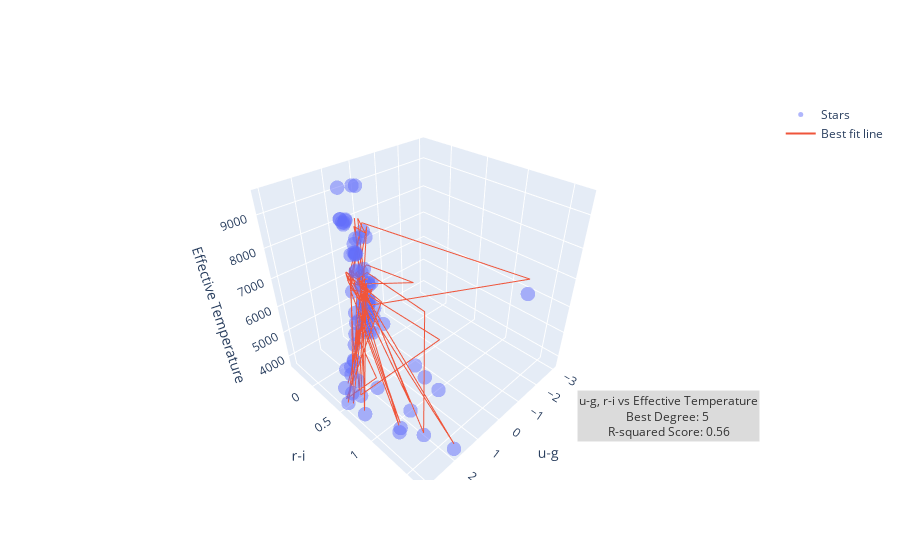

Notebook cell for this chart:
### Code cell
ug_ri = pd.DataFrame()
ug_ri = color_filters_df["u_g"] + color_filters_df["r_i"]

x_train, x_test, y_train, y_test = train_test_split(ug_ri, color_filters_df["temperature"], test_size=0.2, random_state=42) 
x_train_reshape = x_train.values.reshape(-1, 1) 
x_test_reshape = x_test.values.reshape(-1, 1)

u_g_x_train, u_g_x_test, u_g_y_train, u_g_y_test = train_test_split(color_filters_df["u_g"], color_filters_df["temperature"], test_size=0.2, random_state=42) 
u_g_x_train_reshape = u_g_x_train.values.reshape(-1, 1) 
u_g_x_test_reshape = u_g_x_test.values.reshape(-1, 1)

r_i_x_train, r_i_x_test, r_i_y_train, r_i_y_test = train_test_split(color_filters_df["r_i"], color_filters_df["temperature"], test_size=0.2, random_state=42) 
r_i_x_train_reshape = r_i_x_train.values.reshape(-1, 1) 
r_i_x_test_reshape = r_i_x_test.values.reshape(-1, 1)

best_score = 0
best_prediction = None
best_degree = 0

for i in range(1, 11):
    poly = PolynomialFeatures(degree=i)

    x_train_tf = poly.fit_transform(x_train_reshape)
    x_test_tf = poly.fit_transform(x_test_reshape)

    model = LinearRegression()
    model.fit(x_train_tf, y_train)

    predictions = model.predict(x_test_tf)

    r2 = r2_score(y_test, predictions)
    
    if r2 > best_score:
        best_score = r2
        best_prediction = predictions
        best_degree = i

import plotly.graph_objects as go
# Create a 3D scatter plot
fig = go.Figure(data=[go.Scatter3d(x=u_g_x_test, y=r_i_x_test, z=u_g_y_test, mode='markers', name='Stars')])

fig.add_trace(go.Scatter3d(
    x=u_g_x_test, 
    y=r_i_x_test, 
    z=best_prediction,
    mode='lines',
    name='Best fit line'
))

# Annotation
description = 'u-g, r-i vs Effective Temperature<br>'
description += f'Best Degree: {best_degree}\n<br>'
description += f'R-squared Score: {best_score:.2f}<br>'

# Add a text annotation
fig.add_annotation(
    text=description,
    xref="paper", yref="paper",
    x=0.99, y=0.1,
    showarrow=False,
    font=dict(size=12, color="black"),
    bgcolor="lightgrey",
    opacity=0.8
)

# Customize the appearance if needed
fig.update_traces(marker=dict(size=5, opacity=0.5))

# Add labels
fig.update_layout(scene=dict(xaxis_title='u-g', yaxis_title='r-i', zaxis_title='Effective Temperature'))

# Show the interactive plot
fig.show()
